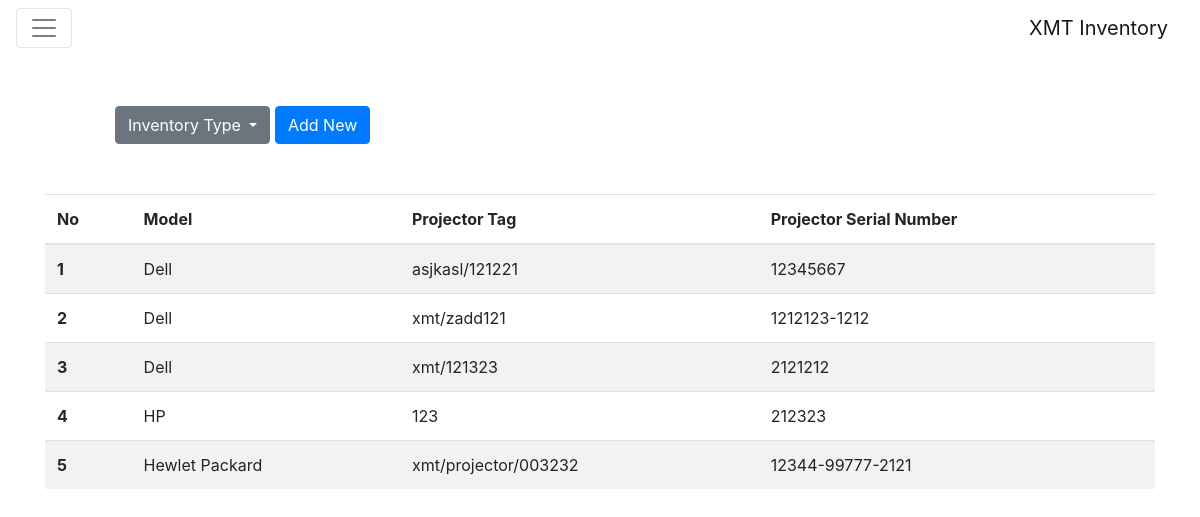
The app's page /inventory/projector/ with its own data.
### Inventory/models.py (models this page shows)
class Projector(models.Model):
    projectorModel = models.CharField(max_length=120)
    projectorYear = models.CharField(max_length=5)
    projectorTag = models.CharField(max_length=120)
    projectorSerialNumber = models.CharField(max_length=100, null=True, default=None, blank=True)

### Inventory/views.py (the view)
def projector(request):
    template = loader.get_template('projector/projector.html')
    projectors = Projector.objects.all()
    context = {
        'projectors': projectors,
    }
    return HttpResponse(template.render(context, request))

### Inventory/templates/projector/projector.html (shortened to what this page needs)
{% extends 'base.html' %}
{% block inventory %}
    <div class="row">
        <div class="col-10 offset-md-1">
          <div class="dropdown">
            <button class="btn btn-secondary dropdown-toggle" type="button" id="dropdownMenuButton" data-toggle="dropdown" aria-haspopup="true" aria-expanded="false" style="display: inline">
              Inventory Type
            </button>
            <a href="/inventory/projector/add"><button class="btn btn-primary">Add New</button></a>
          </div>
        </div>
    </div>
{% endblock %}
{% block body %}
  <div class="container" style="margin-top: 50px">
          <div class="row">
            <div class="col align-self-start">
              <table class="table table-striped table-fixed">
                <thead class="thead-inverse">
                  <tr>
                    <th>No</th>
                    <th>Model</th>
                    <th>Projector Tag</th>
                    <th>Projector Serial Number</th>
                  </tr>
                </thead>
                <tbody>
                    {% for p in projectors %}
                        <tr>
                            <th scope="row">{{ forloop.counter }}</th>
                            <td>{{ p.projectorModel }}</td>
                            <td>{{ p.projectorTag}}</td>
                            <td>{{ p.projectorSerialNumber }}</td>
                        </tr>
                    {% endfor %}
                </tbody>
              </table>
            </div>
          </div>
        </div>
{% endblock %}

### records on screen
Projector: projectorModel "Dell", projectorTag "asjkasl/121221", projectorSerialNumber "12345667"
Projector: projectorModel "Dell", projectorTag "xmt/zadd121", projectorSerialNumber "1212123-1212"
Projector: projectorModel "Dell", projectorTag "xmt/121323", projectorSerialNumber "2121212"
Projector: projectorModel "HP", projectorTag "123", projectorSerialNumber "212323"
Projector: projectorModel "Hewlet Packard", projectorTag "xmt/projector/003232", projectorSerialNumber "12344-99777-2121"
